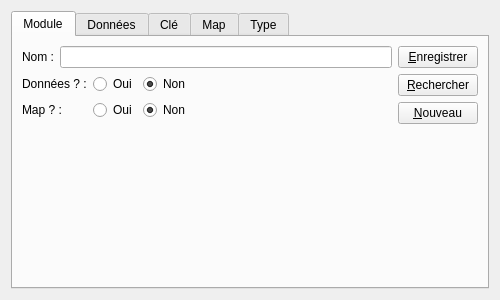
<?xml version="1.0" encoding="UTF-8"?>
<ui version="4.0">
 <class>GConfigUi</class>
 <widget class="QFrame" name="GConfigUi">
  <property name="geometry">
   <rect>
    <x>0</x>
    <y>0</y>
    <width>500</width>
    <height>300</height>
   </rect>
  </property>
  <property name="minimumSize">
   <size>
    <width>500</width>
    <height>300</height>
   </size>
  </property>
  <property name="windowTitle">
   <string>Manager de configuration</string>
  </property>
  <layout class="QGridLayout" name="gridLayout_2">
   <item row="0" column="0">
    <widget class="QTabWidget" name="tabWidget">
     <property name="currentIndex">
      <number>0</number>
     </property>
     <widget class="QWidget" name="tabModule">
      <attribute name="title">
       <string>Module</string>
      </attribute>
      <layout class="QGridLayout" name="gridLayout">
       <item row="0" column="1">
        <layout class="QVBoxLayout" name="verticalLayout">
         <item>
          <widget class="QPushButton" name="btnSaveModule">
           <property name="text">
            <string>&amp;Enregistrer</string>
           </property>
          </widget>
         </item>
         <item>
          <widget class="QPushButton" name="btnSearchModule">
           <property name="text">
            <string>&amp;Rechercher</string>
           </property>
          </widget>
         </item>
         <item>
          <widget class="QPushButton" name="btnNewModule">
           <property name="text">
            <string>&amp;Nouveau</string>
           </property>
          </widget>
         </item>
         <item>
          <spacer name="verticalSpacer">
           <property name="orientation">
            <enum>Qt::Vertical</enum>
           </property>
           <property name="sizeHint" stdset="0">
            <size>
             <width>20</width>
             <height>0</height>
            </size>
           </property>
          </spacer>
         </item>
        </layout>
       </item>
       <item row="0" column="0">
        <layout class="QVBoxLayout" name="verticalLayout_2" stretch="0,0,0">
         <item>
          <layout class="QFormLayout" name="formLayout">
           <item row="0" column="0">
            <widget class="QLabel" name="label">
             <property name="text">
              <string>Nom :</string>
             </property>
            </widget>
           </item>
           <item row="0" column="1">
            <layout class="QHBoxLayout" name="horizontalLayout">
             <item>
              <widget class="QLineEdit" name="edtNameModule"/>
             </item>
            </layout>
           </item>
          </layout>
         </item>
         <item>
          <layout class="QFormLayout" name="formLayout_5">
           <item row="0" column="0">
            <widget class="QLabel" name="label_6">
             <property name="text">
              <string>Données ? :</string>
             </property>
            </widget>
           </item>
           <item row="0" column="1">
            <layout class="QHBoxLayout" name="horizontalLayout_5">
             <item>
              <widget class="QRadioButton" name="rbtYesDataModule">
               <property name="text">
                <string>Oui</string>
               </property>
               <attribute name="buttonGroup">
                <string notr="true">buttonGroup_2</string>
               </attribute>
              </widget>
             </item>
             <item>
              <widget class="QRadioButton" name="rbtNoDataModule">
               <property name="text">
                <string>Non</string>
               </property>
               <property name="checked">
                <bool>true</bool>
               </property>
               <attribute name="buttonGroup">
                <string notr="true">buttonGroup_2</string>
               </attribute>
              </widget>
             </item>
             <item>
              <spacer name="horizontalSpacer">
               <property name="orientation">
                <enum>Qt::Horizontal</enum>
               </property>
               <property name="sizeHint" stdset="0">
                <size>
                 <width>40</width>
                 <height>20</height>
                </size>
               </property>
              </spacer>
             </item>
            </layout>
           </item>
           <item row="1" column="0">
            <widget class="QLabel" name="label_7">
             <property name="text">
              <string>Map ? :</string>
             </property>
            </widget>
           </item>
           <item row="1" column="1">
            <layout class="QHBoxLayout" name="horizontalLayout_6">
             <item>
              <widget class="QRadioButton" name="rbtYesMapModule">
               <property name="text">
                <string>Oui</string>
               </property>
               <attribute name="buttonGroup">
                <string notr="true">buttonGroup</string>
               </attribute>
              </widget>
             </item>
             <item>
              <widget class="QRadioButton" name="rbtNoMapModule">
               <property name="text">
                <string>Non</string>
               </property>
               <property name="checked">
                <bool>true</bool>
               </property>
               <attribute name="buttonGroup">
                <string notr="true">buttonGroup</string>
               </attribute>
              </widget>
             </item>
             <item>
              <spacer name="horizontalSpacer_2">
               <property name="orientation">
                <enum>Qt::Horizontal</enum>
               </property>
               <property name="sizeHint" stdset="0">
                <size>
                 <width>40</width>
                 <height>20</height>
                </size>
               </property>
              </spacer>
             </item>
            </layout>
           </item>
          </layout>
         </item>
         <item>
          <spacer name="verticalSpacer_2">
           <property name="orientation">
            <enum>Qt::Vertical</enum>
           </property>
           <property name="sizeHint" stdset="0">
            <size>
             <width>20</width>
             <height>40</height>
            </size>
           </property>
          </spacer>
         </item>
        </layout>
       </item>
      </layout>
     </widget>
     <widget class="QWidget" name="tabData">
      <attribute name="title">
       <string>Données</string>
      </attribute>
      <layout class="QGridLayout" name="gridLayout_3">
       <item row="0" column="0">
        <layout class="QVBoxLayout" name="verticalLayout_3" stretch="0,0">
         <item>
          <layout class="QFormLayout" name="formLayout_2">
           <item row="0" column="1">
            <layout class="QHBoxLayout" name="horizontalLayout_2">
             <item>
              <widget class="QLineEdit" name="edtNameData"/>
             </item>
            </layout>
           </item>
           <item row="0" column="0">
            <widget class="QLabel" name="label_2">
             <property name="text">
              <string>Nom :</string>
             </property>
            </widget>
           </item>
           <item row="1" column="0">
            <widget class="QLabel" name="label_3">
             <property name="text">
              <string>Valeur :</string>
             </property>
            </widget>
           </item>
           <item row="1" column="1">
            <widget class="QLineEdit" name="edtValueData"/>
           </item>
          </layout>
         </item>
         <item>
          <spacer name="verticalSpacer_3">
           <property name="orientation">
            <enum>Qt::Vertical</enum>
           </property>
           <property name="sizeHint" stdset="0">
            <size>
             <width>20</width>
             <height>0</height>
            </size>
           </property>
          </spacer>
         </item>
        </layout>
       </item>
       <item row="0" column="1">
        <layout class="QVBoxLayout" name="verticalLayout_4">
         <item>
          <widget class="QPushButton" name="btnSaveData">
           <property name="text">
            <string>&amp;Enregistrer</string>
           </property>
          </widget>
         </item>
         <item>
          <widget class="QPushButton" name="btnSearchData">
           <property name="text">
            <string>&amp;Rechercher</string>
           </property>
          </widget>
         </item>
         <item>
          <widget class="QPushButton" name="btnNewData">
           <property name="text">
            <string>&amp;Nouveau</string>
           </property>
          </widget>
         </item>
         <item>
          <spacer name="verticalSpacer_4">
           <property name="orientation">
            <enum>Qt::Vertical</enum>
           </property>
           <property name="sizeHint" stdset="0">
            <size>
             <width>20</width>
             <height>0</height>
            </size>
           </property>
          </spacer>
         </item>
        </layout>
       </item>
      </layout>
     </widget>
     <widget class="QWidget" name="tab">
      <attribute name="title">
       <string>Clé</string>
      </attribute>
      <layout class="QGridLayout" name="gridLayout_5">
       <item row="0" column="0">
        <layout class="QVBoxLayout" name="verticalLayout_7" stretch="0,0">
         <item>
          <layout class="QFormLayout" name="formLayout_4">
           <item row="1" column="1">
            <layout class="QHBoxLayout" name="horizontalLayout_4">
             <item>
              <widget class="QLineEdit" name="edtLabelKey"/>
             </item>
            </layout>
           </item>
           <item row="1" column="0">
            <widget class="QLabel" name="label_4">
             <property name="text">
              <string>Label :</string>
             </property>
            </widget>
           </item>
           <item row="2" column="0">
            <widget class="QLabel" name="label_8">
             <property name="text">
              <string>Type :</string>
             </property>
            </widget>
           </item>
           <item row="2" column="1">
            <widget class="GComboBox" name="cmbTypeKey"/>
           </item>
           <item row="0" column="0">
            <widget class="QLabel" name="label_9">
             <property name="text">
              <string>Nom :</string>
             </property>
            </widget>
           </item>
           <item row="0" column="1">
            <widget class="QLineEdit" name="edtNameKey"/>
           </item>
          </layout>
         </item>
         <item>
          <spacer name="verticalSpacer_7">
           <property name="orientation">
            <enum>Qt::Vertical</enum>
           </property>
           <property name="sizeHint" stdset="0">
            <size>
             <width>20</width>
             <height>0</height>
            </size>
           </property>
          </spacer>
         </item>
        </layout>
       </item>
       <item row="0" column="1">
        <layout class="QVBoxLayout" name="verticalLayout_8">
         <item>
          <widget class="QPushButton" name="btnSaveKey">
           <property name="text">
            <string>&amp;Enregistrer</string>
           </property>
          </widget>
         </item>
         <item>
          <widget class="QPushButton" name="btnSearchKey">
           <property name="text">
            <string>&amp;Rechercher</string>
           </property>
          </widget>
         </item>
         <item>
          <widget class="QPushButton" name="btnDeleteKey">
           <property name="text">
            <string>&amp;Supprimer</string>
           </property>
          </widget>
         </item>
         <item>
          <widget class="QPushButton" name="btnNewKey">
           <property name="text">
            <string>&amp;Nouveau</string>
           </property>
          </widget>
         </item>
         <item>
          <spacer name="verticalSpacer_8">
           <property name="orientation">
            <enum>Qt::Vertical</enum>
           </property>
           <property name="sizeHint" stdset="0">
            <size>
             <width>20</width>
             <height>0</height>
            </size>
           </property>
          </spacer>
         </item>
        </layout>
       </item>
      </layout>
     </widget>
     <widget class="QWidget" name="tabMap">
      <attribute name="title">
       <string>Map</string>
      </attribute>
      <layout class="QGridLayout" name="gridLayout_4" columnstretch="1,0">
       <item row="0" column="0">
        <widget class="QScrollArea" name="scrollArea">
         <property name="frameShape">
          <enum>QFrame::NoFrame</enum>
         </property>
         <property name="widgetResizable">
          <bool>true</bool>
         </property>
         <widget class="QWidget" name="scrollAreaWidgetContents">
          <property name="geometry">
           <rect>
            <x>0</x>
            <y>0</y>
            <width>348</width>
            <height>223</height>
           </rect>
          </property>
          <layout class="QGridLayout" name="gridLayout_7">
           <property name="leftMargin">
            <number>0</number>
           </property>
           <property name="topMargin">
            <number>0</number>
           </property>
           <property name="rightMargin">
            <number>0</number>
           </property>
           <property name="bottomMargin">
            <number>0</number>
           </property>
           <item row="0" column="0">
            <layout class="QVBoxLayout" name="verticalLayout_5" stretch="0,0">
             <item>
              <widget class="GFormLayout" name="layModuleMap">
               <property name="frameShape">
                <enum>QFrame::StyledPanel</enum>
               </property>
               <property name="frameShadow">
                <enum>QFrame::Raised</enum>
               </property>
              </widget>
             </item>
             <item>
              <spacer name="verticalSpacer_5">
               <property name="orientation">
                <enum>Qt::Vertical</enum>
               </property>
               <property name="sizeHint" stdset="0">
                <size>
                 <width>20</width>
                 <height>0</height>
                </size>
               </property>
              </spacer>
             </item>
            </layout>
           </item>
          </layout>
         </widget>
        </widget>
       </item>
       <item row="0" column="1">
        <layout class="QVBoxLayout" name="verticalLayout_6">
         <item>
          <widget class="QPushButton" name="btnSaveMap">
           <property name="text">
            <string>&amp;Enregistrer</string>
           </property>
          </widget>
         </item>
         <item>
          <widget class="QPushButton" name="btnSearchMap">
           <property name="text">
            <string>&amp;Rechercher</string>
           </property>
          </widget>
         </item>
         <item>
          <widget class="QPushButton" name="btnNewMap">
           <property name="text">
            <string>&amp;Nouveau</string>
           </property>
          </widget>
         </item>
         <item>
          <spacer name="verticalSpacer_6">
           <property name="orientation">
            <enum>Qt::Vertical</enum>
           </property>
           <property name="sizeHint" stdset="0">
            <size>
             <width>20</width>
             <height>0</height>
            </size>
           </property>
          </spacer>
         </item>
        </layout>
       </item>
      </layout>
     </widget>
     <widget class="QWidget" name="tabType">
      <attribute name="title">
       <string>Type</string>
      </attribute>
      <layout class="QGridLayout" name="gridLayout_6">
       <item row="0" column="0">
        <layout class="QVBoxLayout" name="verticalLayout_10" stretch="0,0">
         <item>
          <layout class="QFormLayout" name="formLayout_6">
           <item row="0" column="0">
            <widget class="QLabel" name="label_5">
             <property name="text">
              <string>Nom :</string>
             </property>
            </widget>
           </item>
           <item row="0" column="1">
            <layout class="QHBoxLayout" name="horizontalLayout_7">
             <item>
              <widget class="QLineEdit" name="edtNameType"/>
             </item>
            </layout>
           </item>
          </layout>
         </item>
         <item>
          <spacer name="verticalSpacer_10">
           <property name="orientation">
            <enum>Qt::Vertical</enum>
           </property>
           <property name="sizeHint" stdset="0">
            <size>
             <width>20</width>
             <height>0</height>
            </size>
           </property>
          </spacer>
         </item>
        </layout>
       </item>
       <item row="0" column="1">
        <layout class="QVBoxLayout" name="verticalLayout_9">
         <item>
          <widget class="QPushButton" name="btnSaveType">
           <property name="text">
            <string>&amp;Enregistrer</string>
           </property>
          </widget>
         </item>
         <item>
          <widget class="QPushButton" name="btnSearchType">
           <property name="text">
            <string>&amp;Rechercher</string>
           </property>
          </widget>
         </item>
         <item>
          <widget class="QPushButton" name="btnDeleteType">
           <property name="text">
            <string>&amp;Supprimer</string>
           </property>
          </widget>
         </item>
         <item>
          <widget class="QPushButton" name="btnNewType">
           <property name="text">
            <string>&amp;Nouveau</string>
           </property>
          </widget>
         </item>
         <item>
          <spacer name="verticalSpacer_9">
           <property name="orientation">
            <enum>Qt::Vertical</enum>
           </property>
           <property name="sizeHint" stdset="0">
            <size>
             <width>20</width>
             <height>0</height>
            </size>
           </property>
          </spacer>
         </item>
        </layout>
       </item>
      </layout>
     </widget>
    </widget>
   </item>
  </layout>
 </widget>
 <customwidgets>
  <customwidget>
   <class>GComboBox</class>
   <extends>QComboBox</extends>
   <header>GComboBox.h</header>
  </customwidget>
  <customwidget>
   <class>GFormLayout</class>
   <extends>QFrame</extends>
   <header>GFormLayout.h</header>
   <container>1</container>
  </customwidget>
 </customwidgets>
 <resources/>
 <connections/>
 <buttongroups>
  <buttongroup name="buttonGroup"/>
  <buttongroup name="buttonGroup_2"/>
 </buttongroups>
</ui>
